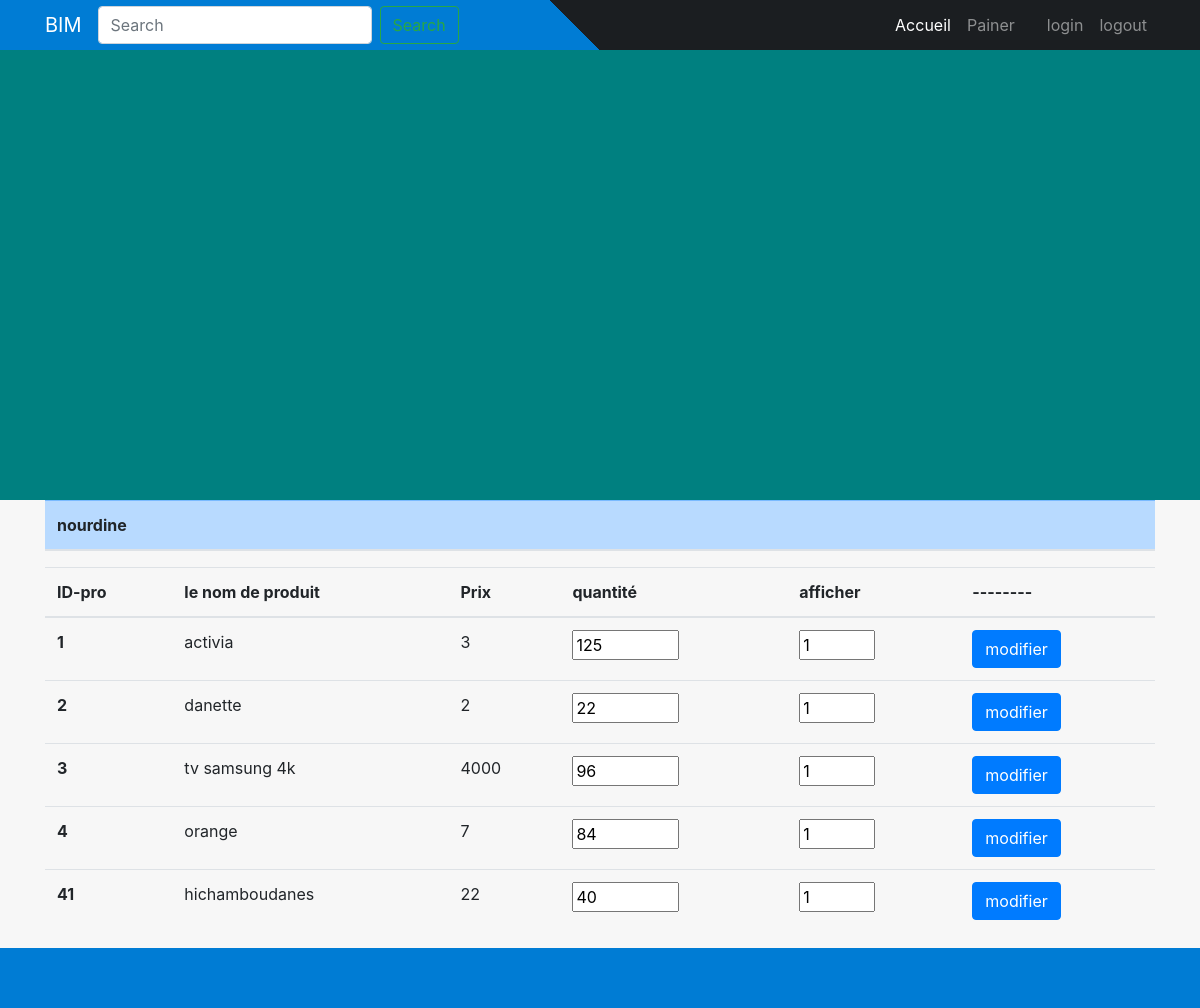
The app's page /gestionner.php with its own data.
### tables this page shows
CREATE TABLE IF NOT EXISTS `user` (
  `id_user` int(10) unsigned NOT NULL AUTO_INCREMENT,
  `username` varchar(50) NOT NULL,
  `email` varchar(50) NOT NULL,
  `pass` varchar(50) NOT NULL,
  `idrole` int(10) unsigned NOT NULL,
  PRIMARY KEY (`id_user`) USING BTREE,
  KEY `id_role` (`idrole`) USING BTREE,
  CONSTRAINT `FK_user_role` FOREIGN KEY (`idrole`) REFERENCES `role` (`id_role`)
);

CREATE TABLE IF NOT EXISTS `produit` (
  `ID_pro` int(10) unsigned NOT NULL AUTO_INCREMENT,
  `nom` varchar(50) DEFAULT NULL,
  `Qte` int(11) DEFAULT NULL,
  `id_ad` int(11) unsigned NOT NULL,
  `id_ca` int(11) unsigned NOT NULL,
  `prix` int(11) unsigned NOT NULL,
  `img` varchar(50) DEFAULT NULL,
  `visible` int(2) unsigned NOT NULL DEFAULT 1,
  PRIMARY KEY (`ID_pro`),
  KEY `FK_AJOUTE` (`id_ad`),
  KEY `id_ca` (`id_ca`),
  CONSTRAINT `FK_produit_categorie` FOREIGN KEY (`id_ca`) REFERENCES `categorie` (`id_cat`),
  CONSTRAINT `FK_produit_user` FOREIGN KEY (`id_ad`) REFERENCES `user` (`id_user`)
);

### gestionner.php (the view, shortened to what this page needs)
<?php include('server.php')?>
<!doctype html>
<html lang="en">
  <head>
    <link rel="stylesheet" href="https://stackpath.bootstrapcdn.com/bootstrap/4.5.0/css/bootstrap.min.css">
    <link rel="stylesheet" href="./style.css">
  </head>
<body>
<?php include('header.php') ?>
<?php
$user = "SELECT * FROM user where idrole='2'" ;
$resultuser = $conn->query($user);
if ($resultuser->num_rows > 0) {
  while($rowuser = $resultuser->fetch_assoc()) {
     echo   "<div class='container'>
             <table class='table'>
               <thead class='table-primary'>
                 <tr>
                   <th scope='col  '>" . $rowuser["username"] . "</th>
                 </tr>
            </thead>
             </div>
                       <div class='container'>
              <table class='table table-hover'>
              <thead>
                <tr>
                  <th scope='col'>ID-pro</th>
                  <th scope='col'>le nom de produit</th>
                  <th scope='col'>Prix</th>
                  <th scope='col'>quantité</th>
                  <th scope='col'>afficher</th>
                  <th scope='col'>--------</th>
                </tr>
              </thead>
              <tbody>";
              $pro = "SELECT * FROM produit";
              $resultpro = $conn->query($pro);
              if ($resultpro->num_rows > 0) {
                while($rowpro = $resultpro->fetch_assoc()) {
                    echo   "<tr>
                    <form action='gest.php' method='GET'>
                    <input type='number' class='d-none' name='ID_pro' value='" . $rowpro["ID_pro"] . "'>
                    <input type='number' class='d-none' name='id_ad' value='" . $rowpro["id_ad"] . "'>
                    <th scope='row'>" . $rowpro["ID_pro"] . "</th>
                    <td>" . $rowpro["nom"] . "</td>
                    <td>" . $rowpro["prix"] . "</td>
                    <td ><input type='number'  name='qantite' min='0' max='1000' value='" . $rowpro["Qte"] . "'></td>
                    <td ><input type='number'  name='afficher' min='0' max='1' value='" . $rowpro["visible"] . "'></label></td>
                    <td ><input type='submit' class='btn btn-primary' value='modifier'></td>
                    </form>
                  </tr>";
                 }
              }
      echo" </tbody>
              </table>
            </div>"  ;
   }
}
?>
<?php include('footer.php') ?>
  </body>
</html>

### style.css (style rules this page uses)
body { margin: 0; font-family: -apple-system,BlinkMacSystemFont,"Segoe UI",Roboto,"Helvetica Neue",Arial,sans-serif; font-size: 1rem; font-weight: 400; line-height: 1.5; color: #212529; background-color: #f7f7f7; }

### records on screen
user: username "nourdine"
produit: ID_pro "1", nom "activia", prix "3", qantite "125", afficher "1"
produit: ID_pro "2", nom "danette", prix "2", qantite "22", afficher "1"
produit: ID_pro "3", nom "tv samsung 4k", prix "4000", qantite "96", afficher "1"
produit: ID_pro "4", nom "orange", prix "7", qantite "84", afficher "1"
produit: ID_pro "41", nom "hichamboudanes", prix "22", qantite "40", afficher "1"
